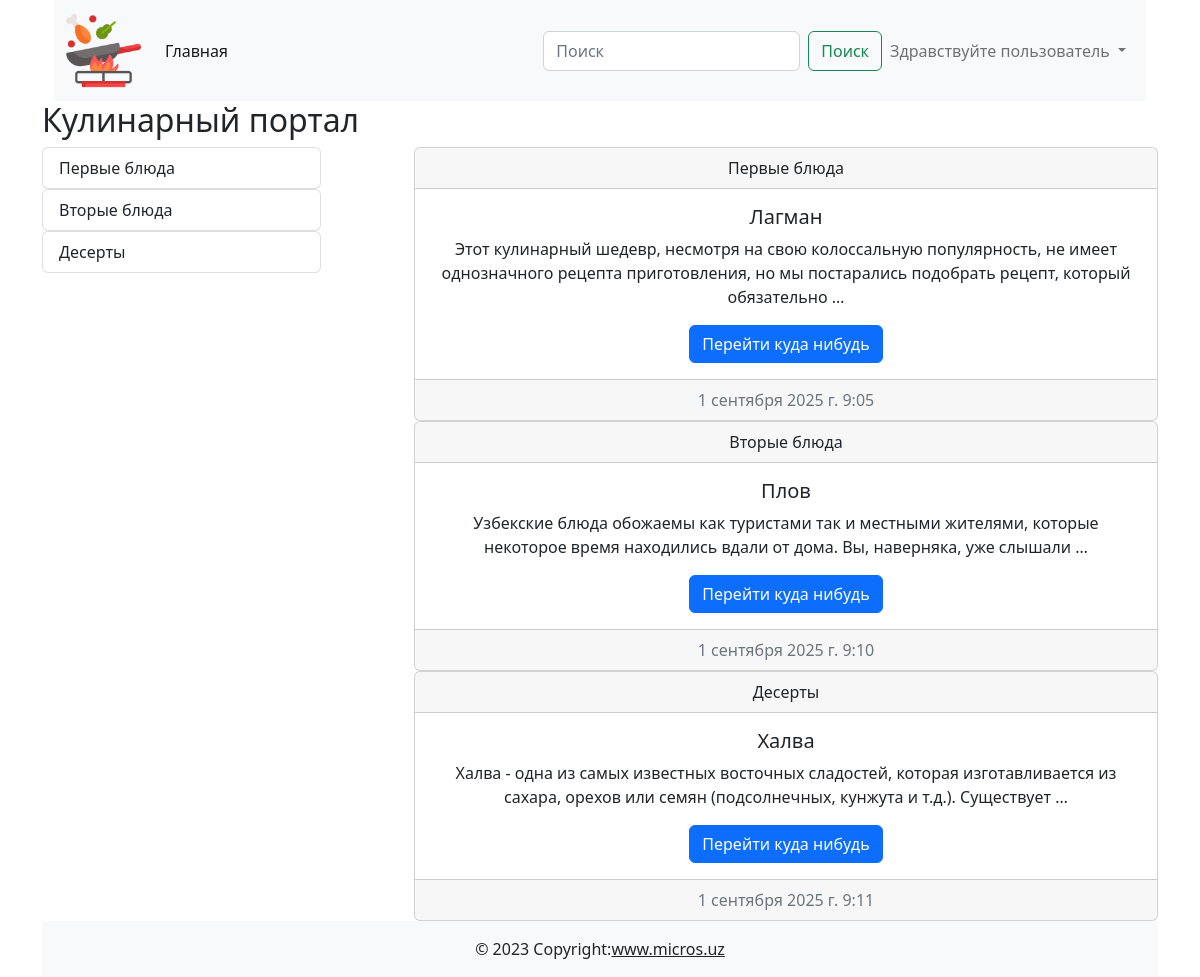
The page / on the database its author committed.
### cooking/models.py (models this page shows)
class Category(models.Model):
    title = models.CharField(max_length=255, verbose_name='Название категории')
    def __str__(self):
        return self.title
    def get_absolute_url(self):
        return reverse('category_list', kwargs={'pk': self.pk})
    class Meta:
        verbose_name = 'Категория'
        verbose_name_plural = 'Категории'

class Post(models.Model):
    title = models.CharField(max_length=255, verbose_name='Заголовок статьи')
    content = models.TextField(default='Скоро тут будет статья...', verbose_name='Текст статьи')
    created_at = models.DateTimeField(auto_now_add=True, verbose_name='Дата создания')
    updated_at = models.DateTimeField(auto_now=True, verbose_name='Дата обновления')
    photo = models.ImageField(upload_to='photos/', blank=True, null=True, verbose_name='Изображения')
    watched = models.IntegerField(default=0, verbose_name='Просмотры')
    is_published = models.BooleanField(default=True, verbose_name='Публикация')
    category = models.ForeignKey(Category, on_delete=models.CASCADE, related_name='posts', verbose_name='Категория')
    def __str__(self):
        return self.title
    def get_absolute_url(self):
        return reverse('post_detail', kwargs={'pk': self.pk})
    class Meta:
        verbose_name = 'Пост'
        verbose_name_plural = 'Посты'

### cooking/views.py (the view)
# urls.py: path('', index, name='index'),
def index(request):
    posts = Post.objects.all()  # SELECT * FROM post
    context = {
        'title': 'Главная страница',
        'posts': posts
    }
    return render(request, 'cooking/index.html', context)

### cooking/templatetags/blog_tags.py (called while the page is built)
@register.simple_tag()
def get_all_categories():
    return Category.objects.all()

### cooking/templates/cooking/index.html
{% extends 'base.html' %}
{% load blog_tags %}
{% block main %}
<h2>Кулинарный портал</h2>
<div class="d-flex justify-content-between">
    <div class="col-3">
        {% get_all_categories as categories %}
        {% for category in categories %}
        {% include 'cooking/components/_category_buttons.html' %}
        {% endfor %}
    </div>
    <div class="col-8">
        {% for post in posts %}
        {% include 'cooking/components/_post_list.html' %}
        {% endfor %}
    </div>
</div>
{% endblock main %}

### cooking/templates/cooking/components/_category_buttons.html
<div class="list-group">
    <a href="{{ category.get_absolute_url }}" class="list-group-item list-group-item-action">{{ category }}</a>
</div>

### cooking/templates/cooking/components/_post_list.html
<div class="card text-center">
    <div class="card-header">{{ post.category }}</div>
    <div class="card-body"><h5 class="card-title">{{ post }}</h5>
        <p class="card-text">{{ post.content | truncatewords:20 }}</p><a href="{{ post.get_absolute_url }}" class="btn btn-primary">Перейти куда нибудь</a>
    </div>
    <div class="card-footer text-muted">{{ post.created_at }}</div>
</div>

### rows shown on the page
Category: title "Первые блюда"
Category: title "Вторые блюда"
Category: title "Десерты"
Post: category "Первые блюда", title "Лагман", content "Этот кулинарный шедевр, несмотря на свою колоссальную популярность, не имеет однозначного рецепта приготовления, но мы постарались подобрать рецепт, который обязательно …", created_at "1 сентября 2025 г. 9:05"
Post: category "Вторые блюда", title "Плов", content "Узбекские блюда обожаемы как туристами так и местными жителями, которые некоторое время находились вдали от дома. Вы, наверняка, уже слышали …", created_at "1 сентября 2025 г. 9:10"
Post: category "Десерты", title "Халва", content "Халва - одна из самых известных восточных сладостей, которая изготавливается из сахара, орехов или семян (подсолнечных, кунжута и т.д.). Существует …", created_at "1 сентября 2025 г. 9:11"
